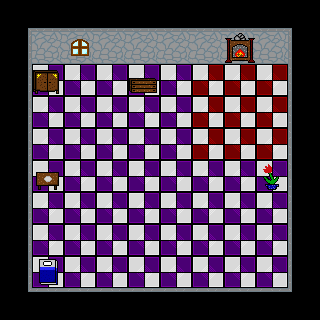

A 2D game scene composited from a Tiled map and its tileset images. What follows is a short description and the map's XML, with every tile layer's data as written:
An orthogonal 10x10 tile map with 32x32 px tiles, 3 tile layers (Background, Ground, Decoration) and 9 objects.

<map version="1.0" tiledversion="1.0.1" orientation="orthogonal" renderorder="left-down" width="10" height="10" tilewidth="32" tileheight="32" nextobjectid="12">
 <tileset firstgid="1" name="tileset1" tilewidth="32" tileheight="32" tilecount="256" columns="16">
  <image source="tileset1.png" width="512" height="512" />
 </tileset>
 <layer name="Background" width="10" height="10">
  <data encoding="csv">
209,210,210,210,210,210,210,210,210,211,
225,226,226,226,226,226,226,226,226,227,
225,162,162,162,162,162,146,146,146,227,
225,162,162,162,162,162,146,146,146,227,
225,162,162,162,162,162,146,146,146,227,
225,162,162,162,162,162,162,162,162,227,
225,162,162,162,162,162,162,162,162,227,
225,162,162,162,162,162,162,162,162,227,
225,162,162,162,162,162,162,162,162,227,
241,242,242,242,242,242,242,242,242,243
</data>
 </layer>
 <layer name="Ground" width="10" height="10">
  <data encoding="csv">
0,0,0,0,0,0,0,0,0,0,
0,0,57,0,0,0,0,22,0,0,
0,18,0,0,20,0,0,0,0,0,
0,0,0,0,0,0,0,0,0,0,
0,0,0,0,0,0,0,0,0,0,
0,19,0,0,0,0,0,0,21,0,
0,0,0,0,0,0,0,0,0,0,
0,0,0,0,0,0,0,0,0,0,
0,62,0,0,0,0,0,0,0,0,
0,0,0,0,0,0,0,0,0,0
</data>
 </layer>
 <layer name="Decoration" width="10" height="10">
  <data encoding="csv">
0,0,0,0,0,0,0,0,0,0,
0,0,0,0,0,0,0,0,0,0,
0,0,0,0,0,0,0,0,0,0,
0,0,0,0,0,0,0,0,0,0,
0,0,0,0,0,0,0,0,0,0,
0,0,0,0,0,0,0,0,0,0,
0,0,0,0,0,0,0,0,0,0,
0,0,0,0,0,0,0,0,0,0,
0,0,0,0,0,0,0,0,0,0,
0,0,0,0,0,0,0,0,0,0
</data>
 </layer>
 <objectgroup name="MAP_COLLISION">
  <object id="2" x="32" y="32" width="256" height="32" />
  <object id="4" x="260" y="163" width="23" height="26" />
  <object id="5" x="34" y="171" width="27" height="20" />
  <object id="6" x="39" y="260" width="18" height="23" />
  <object id="7" x="36" y="72" width="21" height="21" />
  <object id="8" x="133" y="82" width="25" height="10" />
  <object id="9" x="288" y="32" width="32" height="288" />
  <object id="10" x="0" y="288" width="288" height="32" />
  <object id="11" x="0" y="32" width="32" height="256" />
 </objectgroup>
</map>
